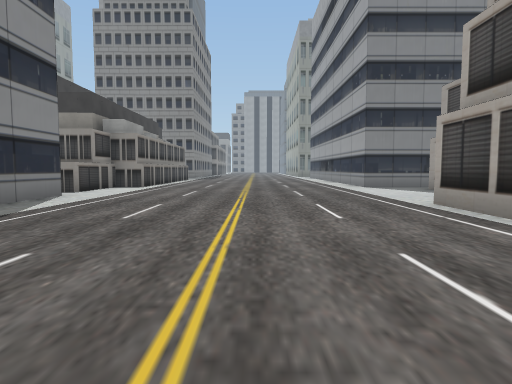
view 1 (above)

24 first-person views from a walk through a Unity game level. The camera is 1.2 m above the floor, tilts 4° down and sees 75° across. The floor is counted in squares, 2 m on a side. Each view is taken from the middle of a square. On the plan, view 1 faces up. The plan holds only what a view shows up to about 10 squares ahead; the rest is blank. The place goes on beyond the plan. The player is left out. Some animated figures are left out. Some surface patterns are stand-ins.

view 2
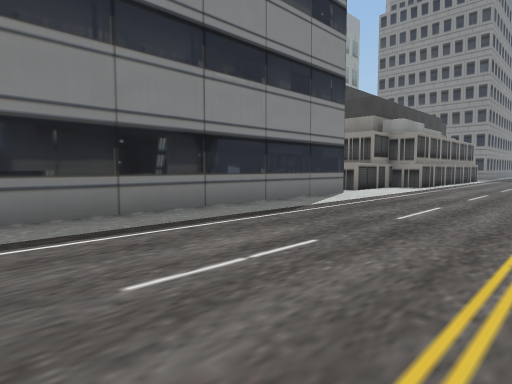

view 3
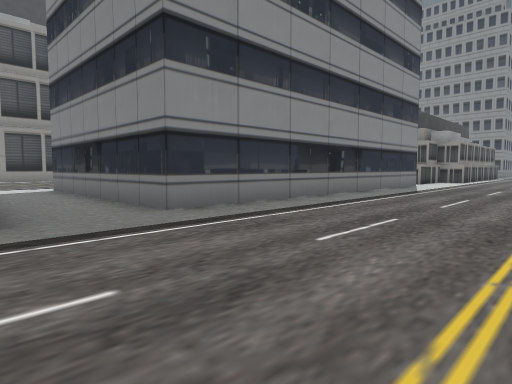

view 4
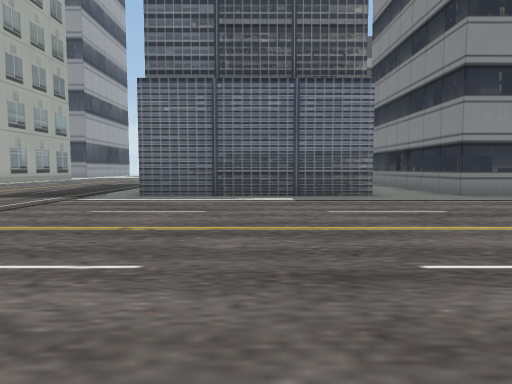

view 5
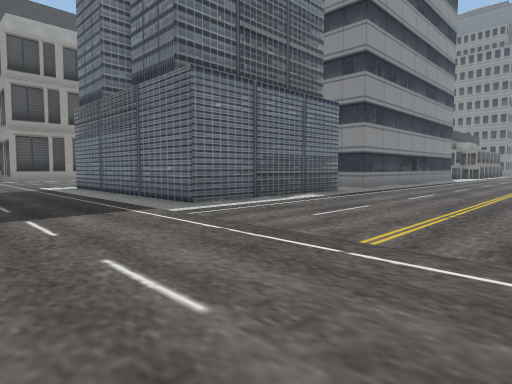

view 6
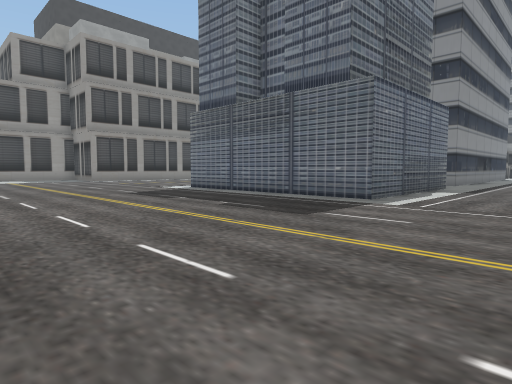

view 7
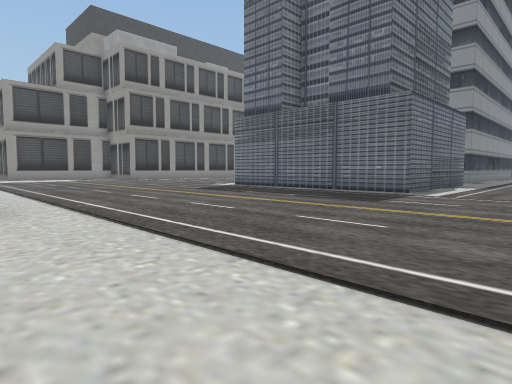

view 8
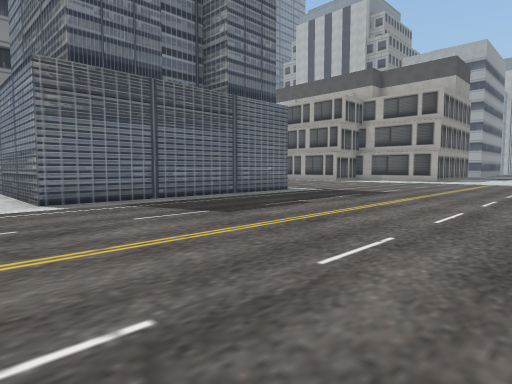

view 9
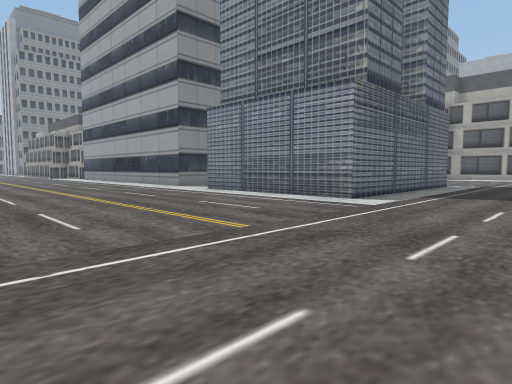

view 10
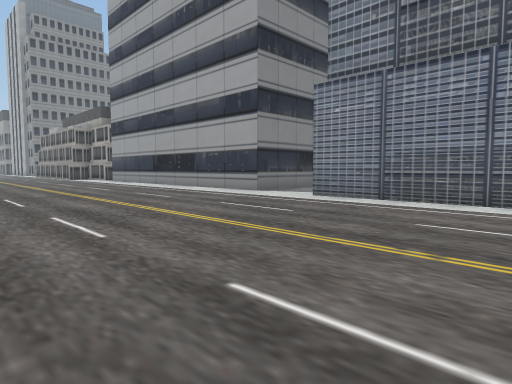

view 11
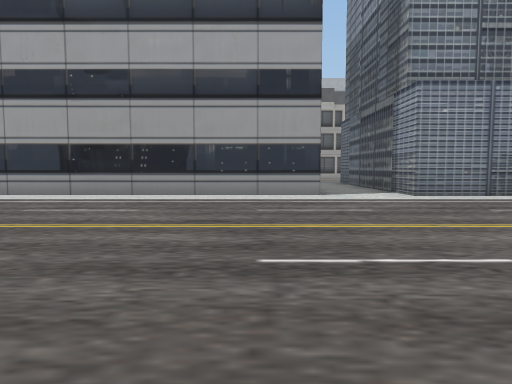

view 12
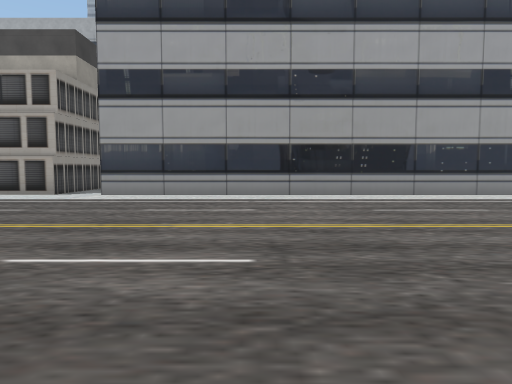

view 13
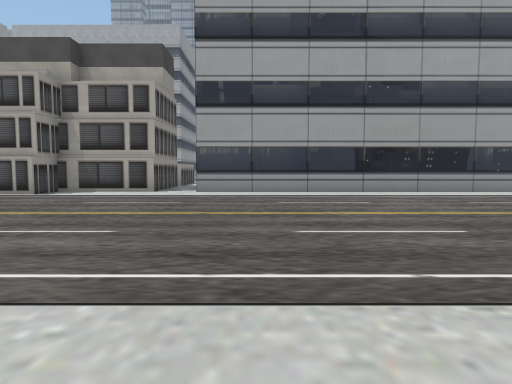

view 14
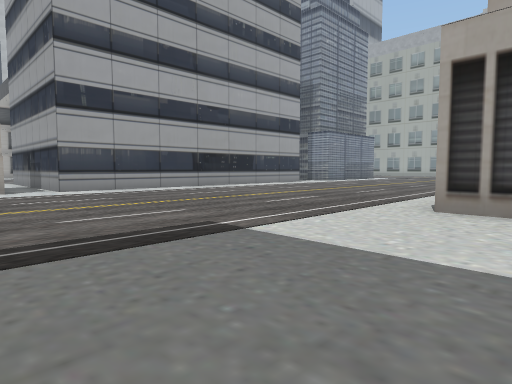

view 15
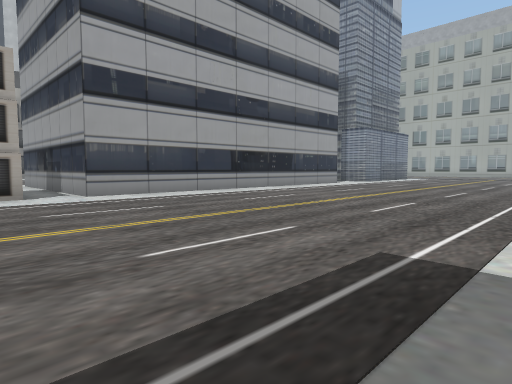

view 16
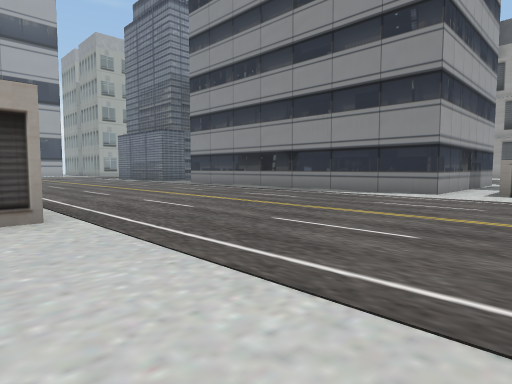

view 17
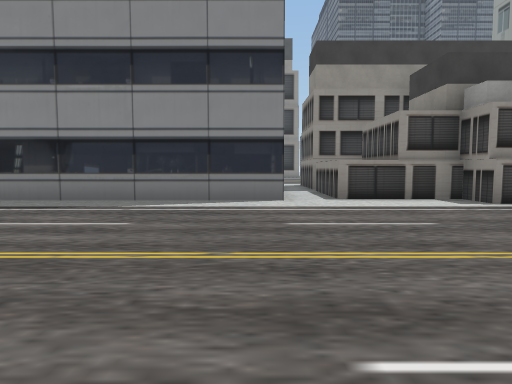

view 18
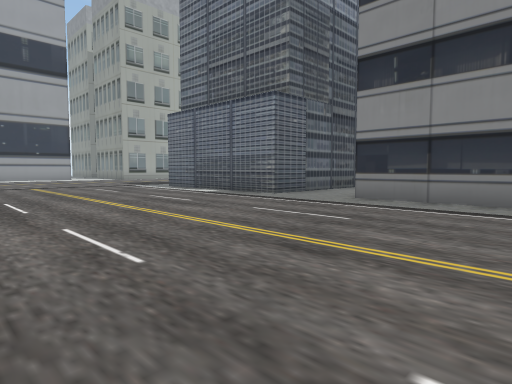

view 19
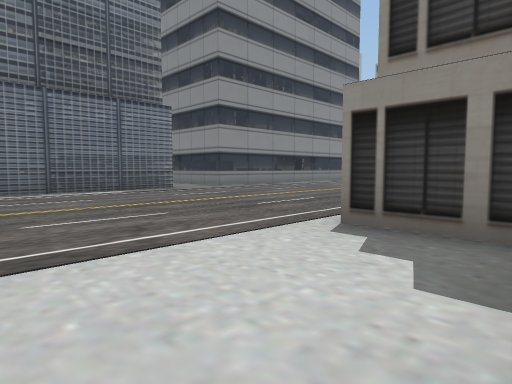

view 20
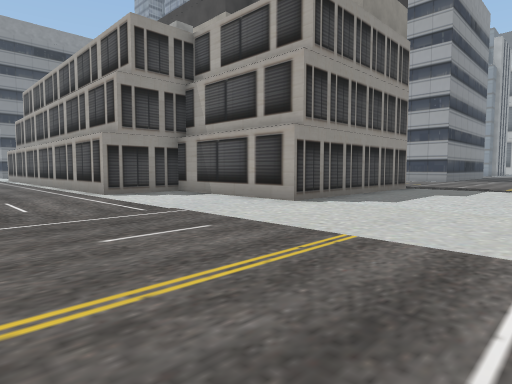

view 21
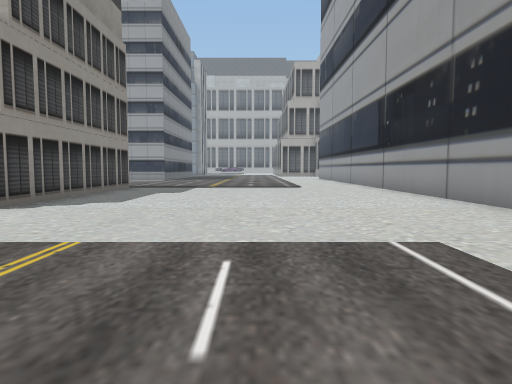

view 22
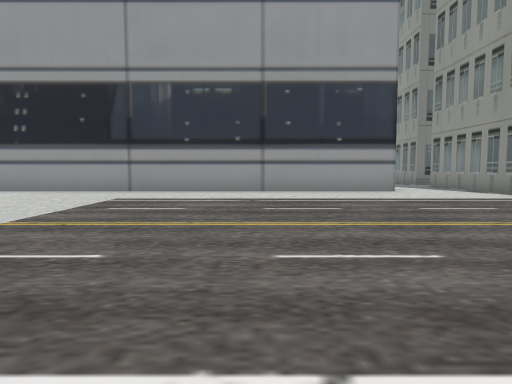

view 23
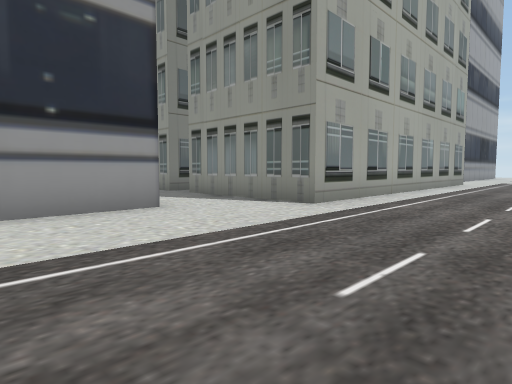

view 24
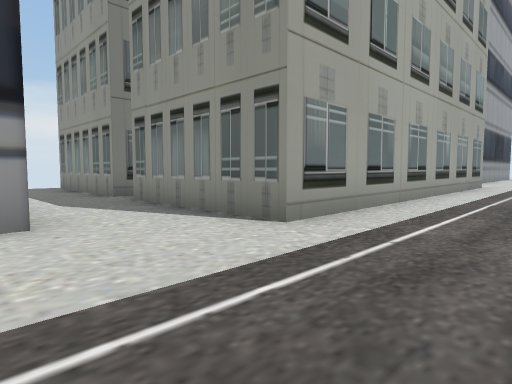

### Floor plan
Points are (right, up) in squares from view 1. A wall is a line through its corners. A room is listed if a view was taken in it or the views show most of it. See-through windows are left out.
Room 1 (views 1, 2, 3, 4, 5, 6, 7, 8, 9, 10, 11, 12, 13, 14, 15, 16, 17, 18, 19, 20, 21, 22, 23, 24)
walls: (-10.6, -9.5) (-10.6, -4.5) (-4.1, -4.5) (-4.1, -9.5) (-10.6, -9.5); (-10.4, -2.5) (-10.4, 7.5) (-4.4, 7.5) (-4.4, -2.5) (-10.4, -2.5); (-3.9, -19) (10, -19); (-14.8, -17.5) (-6, -17.5) (-6, -21.5); (-6.8, -22.5) (-6, -22.5) (-6, -26.2); (3.1, 3.9) (3.1, 5.8) (3.5, 5.8); (10.1, -10.9) (5.1, -10.9) (5.1, -6.7) (3.1, -6.7) (3.1, -3.9); (-7.7, 8.6) (-10.4, 8.6) (-10.4, 10.5); (-19.4, 5) (-18.5, 5); (-4.8, 9.9) (-6, 9.9); (-4.7, 10.5) (-4.7, 8.6) (-7.2, 8.6)

Positions as (right, up) in squares from view 1, and headings:
1: (0, 0), facing up
2: (0, 0), facing up-left
3: (0, -5), facing up-left
4: (3, -7), facing left
5: (1, -13), facing up-left
6: (-1, -16), facing up-left
7: (-1, -18), facing up-left
8: (-12, -16), facing up-right
9: (-17, -13), facing up-right
10: (-17, -9), facing up-right
11: (-18, -1), facing right
12: (-18, 4), facing right
13: (-19, 6), facing right
14: (-20, 10), facing down-right
15: (-18, 10), facing down-right
16: (4, 10), facing down-left
17: (2, 7), facing left
18: (2, 1), facing down-left
19: (5, -10), facing up-left
20: (0, -15), facing up-right
21: (0, -15), facing right
22: (0, -10), facing down
23: (-1, -14), facing down-left
24: (-3, -15), facing down-left
